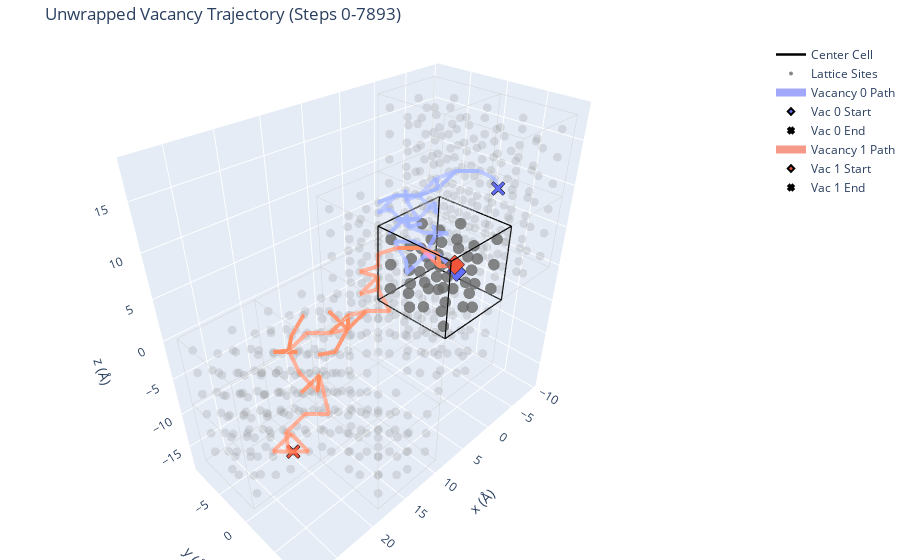

Notebook code for this chart:
### Markdown cell above
### Interactive Vacancy Trajectory Plot

### Code cell
calc.plot_vacancy_trajectory(vacancy_indices=[0, 1], unwrap=True)
